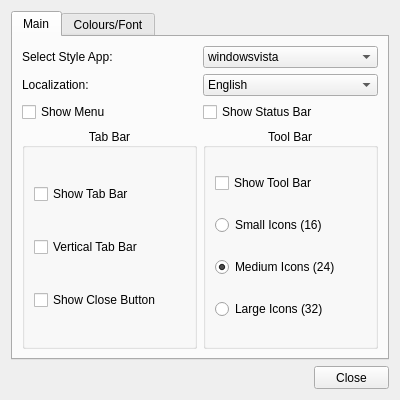
<?xml version="1.0" encoding="UTF-8"?>
<ui version="4.0">
 <class>Opt</class>
 <widget class="QDialog" name="Opt">
  <property name="geometry">
   <rect>
    <x>0</x>
    <y>0</y>
    <width>400</width>
    <height>400</height>
   </rect>
  </property>
  <property name="minimumSize">
   <size>
    <width>400</width>
    <height>400</height>
   </size>
  </property>
  <property name="windowTitle">
   <string>Options</string>
  </property>
  <property name="layoutDirection">
   <enum>Qt::LeftToRight</enum>
  </property>
  <property name="styleSheet">
   <string notr="true"/>
  </property>
  <layout class="QVBoxLayout" name="verticalLayout_4">
   <item>
    <widget class="QTabWidget" name="tabWidget">
     <property name="currentIndex">
      <number>0</number>
     </property>
     <widget class="QWidget" name="tabMain">
      <attribute name="title">
       <string>Main</string>
      </attribute>
      <layout class="QGridLayout" name="gridLayout_3">
       <item row="0" column="1">
        <widget class="QComboBox" name="comboStyle">
         <item>
          <property name="text">
           <string>windowsvista</string>
          </property>
         </item>
         <item>
          <property name="text">
           <string>Windows</string>
          </property>
         </item>
         <item>
          <property name="text">
           <string>Fusion</string>
          </property>
         </item>
        </widget>
       </item>
       <item row="0" column="0">
        <widget class="QLabel" name="labelStyle">
         <property name="text">
          <string>Select Style App:</string>
         </property>
        </widget>
       </item>
       <item row="1" column="0">
        <widget class="QLabel" name="labelLocalization">
         <property name="text">
          <string>Localization:</string>
         </property>
        </widget>
       </item>
       <item row="1" column="1">
        <widget class="QComboBox" name="comboLocalization">
         <item>
          <property name="text">
           <string>English</string>
          </property>
         </item>
         <item>
          <property name="text">
           <string>Russian</string>
          </property>
         </item>
        </widget>
       </item>
       <item row="2" column="0">
        <widget class="QCheckBox" name="checkShowMenu">
         <property name="text">
          <string>Show Menu</string>
         </property>
         <property name="checked">
          <bool>false</bool>
         </property>
        </widget>
       </item>
       <item row="2" column="1">
        <widget class="QCheckBox" name="checkShowStatusBar">
         <property name="text">
          <string>Show Status Bar</string>
         </property>
         <property name="checked">
          <bool>false</bool>
         </property>
        </widget>
       </item>
       <item row="3" column="0">
        <widget class="QGroupBox" name="groupTabBar">
         <property name="title">
          <string>Tab Bar</string>
         </property>
         <property name="alignment">
          <set>Qt::AlignCenter</set>
         </property>
         <layout class="QVBoxLayout" name="verticalLayout">
          <item>
           <widget class="QCheckBox" name="checkShowTabBar">
            <property name="text">
             <string>Show Tab Bar</string>
            </property>
            <property name="checked">
             <bool>false</bool>
            </property>
           </widget>
          </item>
          <item>
           <widget class="QCheckBox" name="checkTabBarVertical">
            <property name="text">
             <string>Vertical Tab Bar</string>
            </property>
            <property name="checked">
             <bool>false</bool>
            </property>
           </widget>
          </item>
          <item>
           <widget class="QCheckBox" name="checkTabBarCloseBtn">
            <property name="text">
             <string>Show Close Button</string>
            </property>
            <property name="checked">
             <bool>false</bool>
            </property>
           </widget>
          </item>
         </layout>
        </widget>
       </item>
       <item row="3" column="1">
        <widget class="QGroupBox" name="groupToolBar">
         <property name="title">
          <string>Tool Bar</string>
         </property>
         <property name="alignment">
          <set>Qt::AlignCenter</set>
         </property>
         <layout class="QVBoxLayout" name="verticalLayout_2">
          <item>
           <widget class="QCheckBox" name="checkShowToolBar">
            <property name="text">
             <string>Show Tool Bar</string>
            </property>
            <property name="checked">
             <bool>false</bool>
            </property>
           </widget>
          </item>
          <item>
           <widget class="QRadioButton" name="radioToolBarIconsSmall">
            <property name="text">
             <string>Small Icons (16)</string>
            </property>
           </widget>
          </item>
          <item>
           <widget class="QRadioButton" name="radioToolBarIconsMedium">
            <property name="text">
             <string>Medium Icons (24)</string>
            </property>
            <property name="checked">
             <bool>true</bool>
            </property>
           </widget>
          </item>
          <item>
           <widget class="QRadioButton" name="radioToolBarIconsLarge">
            <property name="text">
             <string>Large Icons (32)</string>
            </property>
            <property name="checked">
             <bool>false</bool>
            </property>
           </widget>
          </item>
         </layout>
        </widget>
       </item>
      </layout>
     </widget>
     <widget class="QWidget" name="tabColoursFont">
      <attribute name="title">
       <string>Colours/Font</string>
      </attribute>
      <layout class="QGridLayout" name="gridLayout_4">
       <item row="2" column="0">
        <widget class="QGroupBox" name="groupFont">
         <property name="title">
          <string>Font Style</string>
         </property>
         <property name="alignment">
          <set>Qt::AlignCenter</set>
         </property>
         <layout class="QFormLayout" name="formLayout_2">
          <item row="0" column="0">
           <widget class="QLabel" name="labelFontName">
            <property name="minimumSize">
             <size>
              <width>100</width>
              <height>20</height>
             </size>
            </property>
            <property name="text">
             <string>Font Name:</string>
            </property>
           </widget>
          </item>
          <item row="0" column="1">
           <widget class="QFontComboBox" name="fontComboBox">
            <property name="minimumSize">
             <size>
              <width>150</width>
              <height>21</height>
             </size>
            </property>
            <property name="maximumSize">
             <size>
              <width>200</width>
              <height>21</height>
             </size>
            </property>
            <property name="currentFont">
             <font>
              <family>Segoe UI</family>
              <pointsize>12</pointsize>
              <strikeout>false</strikeout>
              <kerning>true</kerning>
             </font>
            </property>
           </widget>
          </item>
          <item row="1" column="0">
           <widget class="QLabel" name="labelFontSize">
            <property name="minimumSize">
             <size>
              <width>100</width>
              <height>20</height>
             </size>
            </property>
            <property name="text">
             <string>Font Size:</string>
            </property>
           </widget>
          </item>
          <item row="2" column="0">
           <widget class="QCheckBox" name="checkFontBold">
            <property name="text">
             <string>Bold</string>
            </property>
           </widget>
          </item>
          <item row="2" column="1">
           <widget class="QCheckBox" name="checkFontItalic">
            <property name="text">
             <string>Italic</string>
            </property>
           </widget>
          </item>
          <item row="1" column="1">
           <widget class="QComboBox" name="comboFontSize">
            <property name="maximumSize">
             <size>
              <width>80</width>
              <height>16777215</height>
             </size>
            </property>
            <property name="currentIndex">
             <number>7</number>
            </property>
            <item>
             <property name="text">
              <string>5</string>
             </property>
            </item>
            <item>
             <property name="text">
              <string>6</string>
             </property>
            </item>
            <item>
             <property name="text">
              <string>7</string>
             </property>
            </item>
            <item>
             <property name="text">
              <string>8</string>
             </property>
            </item>
            <item>
             <property name="text">
              <string>9</string>
             </property>
            </item>
            <item>
             <property name="text">
              <string>10</string>
             </property>
            </item>
            <item>
             <property name="text">
              <string>11</string>
             </property>
            </item>
            <item>
             <property name="text">
              <string>12</string>
             </property>
            </item>
            <item>
             <property name="text">
              <string>14</string>
             </property>
            </item>
            <item>
             <property name="text">
              <string>16</string>
             </property>
            </item>
            <item>
             <property name="text">
              <string>18</string>
             </property>
            </item>
            <item>
             <property name="text">
              <string>20</string>
             </property>
            </item>
            <item>
             <property name="text">
              <string>22</string>
             </property>
            </item>
            <item>
             <property name="text">
              <string>24</string>
             </property>
            </item>
            <item>
             <property name="text">
              <string>26</string>
             </property>
            </item>
            <item>
             <property name="text">
              <string>28</string>
             </property>
            </item>
           </widget>
          </item>
         </layout>
        </widget>
       </item>
       <item row="0" column="0">
        <widget class="QGroupBox" name="groupColor">
         <property name="title">
          <string>Colour Style</string>
         </property>
         <property name="alignment">
          <set>Qt::AlignCenter</set>
         </property>
         <layout class="QFormLayout" name="formLayout">
          <item row="0" column="0">
           <widget class="QLabel" name="labelDocText">
            <property name="minimumSize">
             <size>
              <width>0</width>
              <height>0</height>
             </size>
            </property>
            <property name="text">
             <string>Document Text:</string>
            </property>
           </widget>
          </item>
          <item row="0" column="1">
           <widget class="QPushButton" name="btnTextColor">
            <property name="minimumSize">
             <size>
              <width>30</width>
              <height>20</height>
             </size>
            </property>
            <property name="maximumSize">
             <size>
              <width>30</width>
              <height>20</height>
             </size>
            </property>
            <property name="styleSheet">
             <string notr="true">QPushButton {
background-color: #000000;
border-style: outset;
border-width: 1px;
border-color: #000000;
} </string>
            </property>
            <property name="text">
             <string/>
            </property>
           </widget>
          </item>
          <item row="1" column="0">
           <widget class="QLabel" name="labelBackground">
            <property name="minimumSize">
             <size>
              <width>0</width>
              <height>0</height>
             </size>
            </property>
            <property name="text">
             <string>Document Background:</string>
            </property>
           </widget>
          </item>
          <item row="1" column="1">
           <widget class="QPushButton" name="btnBackgroundColor">
            <property name="minimumSize">
             <size>
              <width>30</width>
              <height>20</height>
             </size>
            </property>
            <property name="maximumSize">
             <size>
              <width>30</width>
              <height>20</height>
             </size>
            </property>
            <property name="styleSheet">
             <string notr="true">QPushButton {
background-color: #ffffff;
border-style: outset;
border-width: 1px;
border-color: #000000;
} </string>
            </property>
            <property name="text">
             <string/>
            </property>
           </widget>
          </item>
          <item row="2" column="0">
           <widget class="QLabel" name="labelLineColor">
            <property name="minimumSize">
             <size>
              <width>0</width>
              <height>0</height>
             </size>
            </property>
            <property name="text">
             <string>Current Line Background:</string>
            </property>
           </widget>
          </item>
          <item row="2" column="1">
           <widget class="QPushButton" name="btnLineColor">
            <property name="minimumSize">
             <size>
              <width>30</width>
              <height>20</height>
             </size>
            </property>
            <property name="maximumSize">
             <size>
              <width>30</width>
              <height>20</height>
             </size>
            </property>
            <property name="styleSheet">
             <string notr="true">QPushButton {
background-color: #e8e8ff;
border-style: outset;
border-width: 1px;
border-color: #000000;
} </string>
            </property>
            <property name="text">
             <string/>
            </property>
           </widget>
          </item>
          <item row="3" column="0">
           <widget class="QLabel" name="labelLineNumbAreaText">
            <property name="minimumSize">
             <size>
              <width>0</width>
              <height>0</height>
             </size>
            </property>
            <property name="text">
             <string>Line Number Area Text:</string>
            </property>
           </widget>
          </item>
          <item row="3" column="1">
           <widget class="QPushButton" name="btnLineNumbAreaText">
            <property name="minimumSize">
             <size>
              <width>30</width>
              <height>20</height>
             </size>
            </property>
            <property name="maximumSize">
             <size>
              <width>30</width>
              <height>20</height>
             </size>
            </property>
            <property name="styleSheet">
             <string notr="true">QPushButton {
background-color: #000000;
border-style: inset;
border-width: 1px;
border-color: #000000;
} </string>
            </property>
            <property name="text">
             <string/>
            </property>
           </widget>
          </item>
          <item row="4" column="0">
           <widget class="QLabel" name="labelLineNumbAreaBackgrnd">
            <property name="minimumSize">
             <size>
              <width>200</width>
              <height>20</height>
             </size>
            </property>
            <property name="text">
             <string>Line Number Area Background:</string>
            </property>
           </widget>
          </item>
          <item row="4" column="1">
           <widget class="QPushButton" name="btnLineNumbAreaBackgrnd">
            <property name="minimumSize">
             <size>
              <width>30</width>
              <height>20</height>
             </size>
            </property>
            <property name="maximumSize">
             <size>
              <width>30</width>
              <height>20</height>
             </size>
            </property>
            <property name="styleSheet">
             <string notr="true">QPushButton {
background-color: #c0c0c0;
border-style: outset;
border-width: 1px;
border-color: #000000;
} </string>
            </property>
            <property name="text">
             <string/>
            </property>
           </widget>
          </item>
         </layout>
        </widget>
       </item>
       <item row="4" column="0">
        <spacer name="verticalSpacer_2">
         <property name="orientation">
          <enum>Qt::Vertical</enum>
         </property>
         <property name="sizeHint" stdset="0">
          <size>
           <width>20</width>
           <height>20</height>
          </size>
         </property>
        </spacer>
       </item>
       <item row="1" column="0">
        <spacer name="verticalSpacer">
         <property name="orientation">
          <enum>Qt::Vertical</enum>
         </property>
         <property name="sizeHint" stdset="0">
          <size>
           <width>20</width>
           <height>20</height>
          </size>
         </property>
        </spacer>
       </item>
      </layout>
     </widget>
    </widget>
   </item>
   <item>
    <widget class="QPushButton" name="btnClose">
     <property name="sizePolicy">
      <sizepolicy hsizetype="Fixed" vsizetype="Fixed">
       <horstretch>0</horstretch>
       <verstretch>0</verstretch>
      </sizepolicy>
     </property>
     <property name="minimumSize">
      <size>
       <width>75</width>
       <height>23</height>
      </size>
     </property>
     <property name="maximumSize">
      <size>
       <width>75</width>
       <height>23</height>
      </size>
     </property>
     <property name="layoutDirection">
      <enum>Qt::RightToLeft</enum>
     </property>
     <property name="text">
      <string>Close</string>
     </property>
    </widget>
   </item>
  </layout>
 </widget>
 <tabstops>
  <tabstop>tabWidget</tabstop>
  <tabstop>comboStyle</tabstop>
  <tabstop>comboLocalization</tabstop>
  <tabstop>checkShowMenu</tabstop>
  <tabstop>checkShowStatusBar</tabstop>
  <tabstop>checkShowTabBar</tabstop>
  <tabstop>checkTabBarVertical</tabstop>
  <tabstop>checkTabBarCloseBtn</tabstop>
  <tabstop>checkShowToolBar</tabstop>
  <tabstop>radioToolBarIconsSmall</tabstop>
  <tabstop>radioToolBarIconsMedium</tabstop>
  <tabstop>radioToolBarIconsLarge</tabstop>
  <tabstop>btnTextColor</tabstop>
  <tabstop>btnBackgroundColor</tabstop>
  <tabstop>btnLineColor</tabstop>
  <tabstop>btnLineNumbAreaText</tabstop>
  <tabstop>btnLineNumbAreaBackgrnd</tabstop>
  <tabstop>fontComboBox</tabstop>
  <tabstop>comboFontSize</tabstop>
  <tabstop>checkFontBold</tabstop>
  <tabstop>checkFontItalic</tabstop>
 </tabstops>
 <resources/>
 <connections>
  <connection>
   <sender>btnClose</sender>
   <signal>clicked()</signal>
   <receiver>Opt</receiver>
   <slot>close()</slot>
   <hints>
    <hint type="sourcelabel">
     <x>353</x>
     <y>379</y>
    </hint>
    <hint type="destinationlabel">
     <x>199</x>
     <y>199</y>
    </hint>
   </hints>
  </connection>
 </connections>
</ui>
